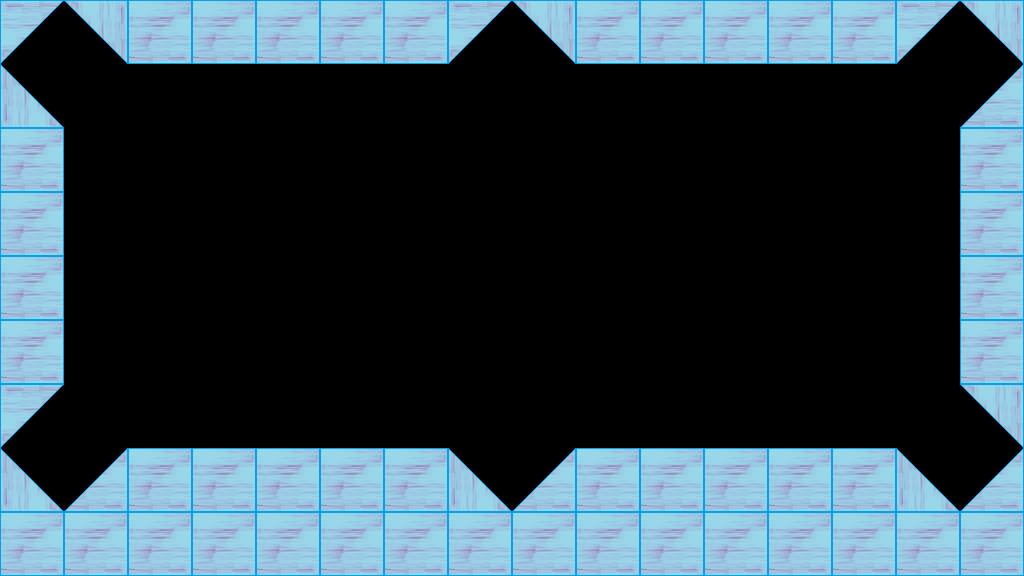

This is a level from a 2D game, rendered from its Tiled map with the project's own tilesets. A one-line summary and the complete map file follow:
An orthogonal 16x9 tile map with 64x64 px tiles, 1 tile layer (tile) and 19 objects (11x ball, 7x hole).

<map version="1.0" tiledversion="1.1.1" orientation="orthogonal" renderorder="right-down" width="16" height="9" tilewidth="64" tileheight="64" infinite="0" nextobjectid="83">
 <tileset firstgid="1" source="golf.tsx" />
 <layer name="tile" width="16" height="9">
  <data encoding="csv">
11,10,1,1,1,1,1,11,10,1,1,1,1,1,11,10,
3,0,0,0,0,0,0,0,0,0,0,0,0,0,0,2,
1,0,0,0,0,0,0,0,0,0,0,0,0,0,0,1,
1,0,0,0,0,0,0,0,0,0,0,0,0,0,0,1,
1,0,0,0,0,0,0,0,0,0,0,0,0,0,0,1,
1,0,0,0,0,0,0,0,0,0,0,0,0,0,0,1,
11,0,0,0,0,0,0,0,0,0,0,0,0,0,0,10,
3,2,1,1,1,1,1,3,2,1,1,1,1,1,3,2,
1,1,1,1,1,1,1,1,1,1,1,1,1,1,1,1
</data>
 </layer>
 <objectgroup name="coll">
  <object id="77" x="0" y="64">
   <polyline points="0,0 64,-64 128,0 448,0 512,-64 576,0 896,0 960,-64 1024,0 960,64 960,320 1024,384 960,448 896,384 576,384 512,448 448,384 128,384 64,448 0,384 64,320 64,64 0,0" />
  </object>
 </objectgroup>
 <objectgroup name="entity">
  <object id="54" type="hole" x="72" y="489" width="50" height="50">
   <ellipse />
  </object>
  <object id="56" type="ball" x="240" y="240" width="30" height="30">
   <ellipse />
  </object>
  <object id="57" type="ball" x="625" y="241" width="30" height="30">
   <properties>
    <property name="ballType" value="BLACK" />
   </properties>
   <ellipse />
  </object>
  <object id="62" type="ball" x="654" y="224" width="30" height="30">
   <properties>
    <property name="ballType" value="RED" />
   </properties>
   <ellipse />
  </object>
  <object id="63" type="ball" x="654" y="256" width="30" height="30">
   <properties>
    <property name="ballType" value="RED" />
   </properties>
   <ellipse />
  </object>
  <object id="64" type="ball" x="682" y="241" width="30" height="30">
   <properties>
    <property name="ballType" value="GREEN" />
   </properties>
   <ellipse />
  </object>
  <object id="65" type="ball" x="682" y="209" width="30" height="30">
   <properties>
    <property name="ballType" value="GREEN" />
   </properties>
   <ellipse />
  </object>
  <object id="66" type="ball" x="682" y="273" width="30" height="30">
   <properties>
    <property name="ballType" value="GREEN" />
   </properties>
   <ellipse />
  </object>
  <object id="67" type="ball" x="710" y="225" width="30" height="30">
   <properties>
    <property name="ballType" value="BLACK" />
   </properties>
   <ellipse />
  </object>
  <object id="68" type="ball" x="710" y="259" width="30" height="30">
   <properties>
    <property name="ballType" value="BLACK" />
   </properties>
   <ellipse />
  </object>
  <object id="69" type="ball" x="709" y="292" width="30" height="30">
   <properties>
    <property name="ballType" value="BLACK" />
   </properties>
   <ellipse />
  </object>
  <object id="70" type="ball" x="709" y="193" width="30" height="30">
   <properties>
    <property name="ballType" value="BLACK" />
   </properties>
   <ellipse />
  </object>
  <object id="71" type="hole" x="0" y="1" width="92" height="92">
   <ellipse />
  </object>
  <object id="78" type="hole" x="0" y="421" width="92" height="92">
   <ellipse />
  </object>
  <object id="79" type="hole" x="465" y="447" width="92" height="92">
   <ellipse />
  </object>
  <object id="80" type="hole" x="463" y="-27" width="92" height="92">
   <ellipse />
  </object>
  <object id="81" type="hole" x="932" y="2" width="92" height="92">
   <ellipse />
  </object>
  <object id="82" type="hole" x="933" y="420" width="92" height="92">
   <ellipse />
  </object>
 </objectgroup>
</map>